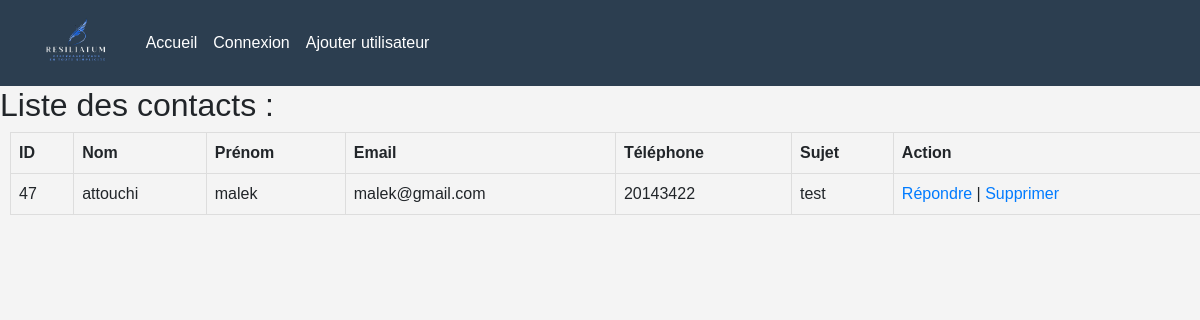
Screenshot of /ASSTEST/contact.php with the database file from the repository.
### tables this page shows
CREATE TABLE `contactform_data` (
  `id` int(11) NOT NULL,
  `Nom` varchar(255) DEFAULT NULL,
  `Prenom` varchar(255) DEFAULT NULL,
  `Email` varchar(255) DEFAULT NULL,
  `Telephone` varchar(20) DEFAULT NULL,
  `Sujet` varchar(255) DEFAULT NULL
);

### ASSTEST/contact.php (the view, shortened to what this page needs)
<!DOCTYPE html>
<html lang="en">
<head>
</head>
<body>
    <?php include 'nav.php'; ?>
    <?php
    $dbname = "assurence";
    $servername = "localhost";
    $username = "root";
    $password = "";
    $conn = new mysqli($servername, $username, $password, $dbname);
    $sql = "SELECT id, Nom, Prenom, Email, Telephone, Sujet FROM contactform_data";
    $resultat = $conn->query($sql);
    if ($resultat) {
        echo "<h2>Liste des contacts :</h2>";
        echo "<table border='1'>
                <tr>
                    <th>ID</th>
                    <th>Nom</th>
                    <th>Prénom</th>
                    <th>Email</th>
                    <th>Téléphone</th>
                    <th>Sujet</th>
                    <th>Action</th>
                </tr>";
        while ($row = $resultat->fetch_assoc()) {
            echo "<tr>
                    <td>{$row['id']}</td>
                    <td>{$row['Nom']}</td>
                    <td>{$row['Prenom']}</td>
                    <td>{$row['Email']}</td>
                    <td>{$row['Telephone']}</td>
                    <td>{$row['Sujet']}</td>
                    <td><a href='mailto:{$row['Email']}?subject=Réponse à votre sujet'>Répondre</a> | <a href='supprimer_contact.php?id={$row['id']}'>Supprimer</a></td>
                </tr>";
        }
        echo "</table>";
    } else {
        echo "Erreur lors de l'exécution de la requête : " . $conn->error;
    }
    ?>
</body>
</html>

### ASSTEST/contact.php (style rules this page uses)
h2 { margin-bottom: 20px; }
table { width: 100%; border-collapse: collapse; margin-left: 10px; }
th, td { border: 1px solid #dddddd; text-align: left; padding: 8px; }

### ASSTEST/nav.php (style rules this page uses)
body { font-family: Arial, sans-serif; margin: 0; padding: 0; background-color: #f4f4f4; width: 100%; }

### rows the page displays
contactform_data: id "47", Nom "attouchi", Prenom "malek", Email "malek@gmail.com", Telephone "20143422", Sujet "test"
